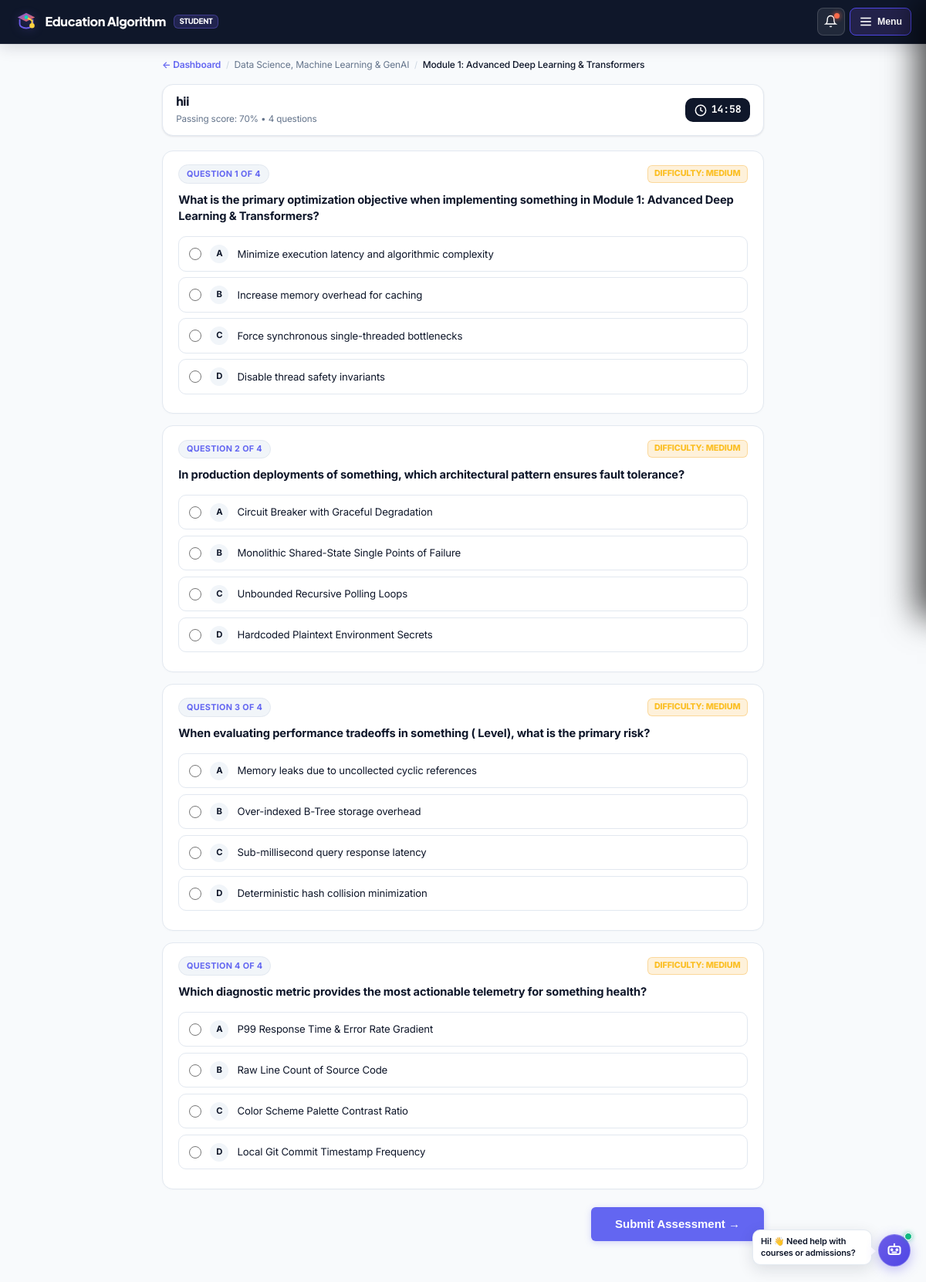
The page /quiz?id=26 (signed in) on the database its author committed.
### tables this page shows
CREATE TABLE `quizzes` (
  `id` int(11) NOT NULL AUTO_INCREMENT,
  `module_id` int(11) NOT NULL,
  `title` varchar(150) NOT NULL,
  `time_limit_minutes` int(11) NOT NULL DEFAULT 0,
  `pass_percent` int(11) NOT NULL DEFAULT 50,
  `created_at` timestamp NOT NULL DEFAULT current_timestamp(),
  PRIMARY KEY (`id`),
  KEY `module_id` (`module_id`),
  CONSTRAINT `quizzes_ibfk_1` FOREIGN KEY (`module_id`) REFERENCES `modules` (`id`) ON DELETE CASCADE
);

CREATE TABLE `courses` (
  `id` int(11) NOT NULL AUTO_INCREMENT,
  `title` varchar(150) NOT NULL,
  `slug` varchar(180) DEFAULT NULL,
  `description` text DEFAULT NULL,
  `level` varchar(50) DEFAULT 'Beginner to Advanced',
  `duration` varchar(50) DEFAULT '12 Weeks',
  `price` int(11) NOT NULL DEFAULT 15000,
  `status` varchar(20) NOT NULL DEFAULT 'published',
  `published_at` datetime DEFAULT NULL,
  `created_at` timestamp NOT NULL DEFAULT current_timestamp(),
  `updated_at` timestamp NOT NULL DEFAULT current_timestamp() ON UPDATE current_timestamp(),
  PRIMARY KEY (`id`),
  KEY `idx_courses_status` (`status`)
);

CREATE TABLE `modules` (
  `id` int(11) NOT NULL AUTO_INCREMENT,
  `course_id` int(11) NOT NULL,
  `title` varchar(150) NOT NULL,
  `description` text DEFAULT NULL,
  `sort_order` int(11) NOT NULL DEFAULT 0,
  `created_at` timestamp NOT NULL DEFAULT current_timestamp(),
  PRIMARY KEY (`id`),
  KEY `course_id` (`course_id`),
  CONSTRAINT `modules_ibfk_1` FOREIGN KEY (`course_id`) REFERENCES `courses` (`id`) ON DELETE CASCADE
);

CREATE TABLE `quiz_questions` (
  `id` int(11) NOT NULL AUTO_INCREMENT,
  `quiz_id` int(11) NOT NULL,
  `question` text NOT NULL,
  `option_a` varchar(255) NOT NULL,
  `option_b` varchar(255) NOT NULL,
  `option_c` varchar(255) NOT NULL,
  `option_d` varchar(255) NOT NULL,
  `correct_option` char(1) NOT NULL,
  `difficulty` varchar(20) NOT NULL DEFAULT 'Medium',
  `sort_order` int(11) NOT NULL DEFAULT 0,
  PRIMARY KEY (`id`),
  KEY `quiz_id` (`quiz_id`),
  CONSTRAINT `quiz_questions_ibfk_1` FOREIGN KEY (`quiz_id`) REFERENCES `quizzes` (`id`) ON DELETE CASCADE
);

### config.php (called while the page is built, shortened)
<?php
function e($str) {
    return htmlspecialchars($str ?? '', ENT_QUOTES, 'UTF-8');
}

### quiz.php (the view, shortened to what this page needs)
<?php
require_once __DIR__ . "/config.php";
require_once __DIR__ . "/includes/auth.php";
$quizId = (int)($_GET["id"] ?? 0);
$stmt = $pdo->prepare("
    SELECT q.*, m.title as module_title, m.course_id, c.title as course_title
    FROM quizzes q
    JOIN modules m ON q.module_id = m.id
    JOIN courses c ON m.course_id = c.id
    WHERE q.id = ?
");
$stmt->execute([$quizId]);
$quiz = $stmt->fetch();
$stmt2 = $pdo->prepare("SELECT * FROM quiz_questions WHERE quiz_id = ? ORDER BY sort_order ASC");
$stmt2->execute([$quizId]);
$questions = $stmt2->fetchAll();
?>
<!DOCTYPE html>
<html lang="en">
<head>
    <link rel="stylesheet" href="css/student.css?v=9.0">
    <link rel="stylesheet" href="css/chatbot.css?v=5.0.0">
</head>
<body>
    <?php include __DIR__ . "/student-nav.php"; ?>
    <main class="app-container">
        <div class="quiz-container">
            <nav class="breadcrumb-nav" aria-label="Breadcrumb">
                <a href="dashboard">← Dashboard</a>
                <span class="separator">/</span>
                <span><?php echo e($quiz["course_title"]); ?></span>
                <span class="separator">/</span>
                <span style="color: var(--text-primary); font-weight: 500;"><?php echo e($quiz["module_title"]); ?></span>
            </nav>
            <div class="sticky-quiz-bar">
                <div>
                    <h2 style="font-size: 1.05rem; font-weight: 800;"><?php echo e($quiz["title"]); ?></h2>
                    <span style="font-size: 0.78rem; color: var(--text-muted);">
                        Passing score: <?php echo (int)$quiz['pass_percent']; ?>% • <?php echo count($questions); ?> questions
                    </span>
                </div>
                <?php if ($quiz['time_limit_minutes'] > 0): ?>
                <div class="timer-badge" id="quizTimer">
                    <svg width="16" height="16" viewBox="0 0 24 24" fill="none" stroke="currentColor" stroke-width="2.2"><circle cx="12" cy="12" r="10"/><polyline points="12 6 12 12 16 14"/></svg>
                    <span id="timerText">--:--</span>
                </div>
                <?php endif; ?>
            </div>
            <?php if (empty($questions)): ?>
                <div class="card" style="text-align: center; padding: 3rem 1rem;">
                    <p>No questions have been configured for this quiz yet.</p>
                    <a href="dashboard" class="btn btn-secondary" style="margin-top: 1rem;">Back to Dashboard</a>
                </div>
            <?php else: ?>
            <form method="POST" action="quiz-submit" id="quizForm" onsubmit="return validateQuizSubmission()">
                <?php foreach ($questions as $i => $q):
                    $qDiff = $q['difficulty'] ?? 'Medium';
                    $diffStyle = 'background: rgba(245,158,11,0.15); color: #fbbf24; border: 1px solid rgba(245,158,11,0.3);';
                ?>
                <div class="question-card" id="q_card_<?php echo $q['id']; ?>">
                    <div class="q-header" style="display: flex; justify-content: space-between; align-items: center; gap: 0.5rem; flex-wrap: wrap; margin-bottom: 0.75rem;">
                        <span class="badge neutral">Question <?php echo $i + 1; ?> of <?php echo count($questions); ?></span>
                        <span style="<?php echo $diffStyle; ?> font-size: 0.72rem; font-weight: 800; padding: 0.15rem 0.55rem; border-radius: 6px; text-transform: uppercase;">
                            Difficulty: <?php echo e($qDiff); ?>
                        </span>
                    </div>
                    <p class="q-text"><?php echo e($q["question"]); ?></p>
                    <?php
                    $options = ["A" => $q["option_a"], "B" => $q["option_b"], "C" => $q["option_c"], "D" => $q["option_d"]];
                    foreach ($options as $key => $val):
                    ?>
                    <label class="option-label" for="q<?php echo $q['id']; ?>_<?php echo $key; ?>">
                        <input type="radio" name="q<?php echo $q['id']; ?>" id="q<?php echo $q['id']; ?>_<?php echo $key; ?>" value="<?php echo $key; ?>" required>
                        <span class="opt-key"><?php echo $key; ?></span>
                        <span class="opt-text"><?php echo e($val); ?></span>
                    </label>
                    <?php endforeach; ?>
                </div>
                <?php endforeach; ?>
                <div style="margin-top: 1.5rem; text-align: right;">
                    <button type="submit" class="btn btn-primary" style="padding: 0.85rem 2rem; font-size: 1rem;">
                        Submit Assessment →
                    </button>
                </div>
            </form>
            <?php endif; ?>
        </div>
    </main>
</body>
</html>

### css/student.css (style rules this page uses)
:root { --ink: #0f172a; --base: #f8fafc; --purple: #6366f1; --purple-hover: #4f46e5; --purple-light: #eef2ff; --purple-glow: rgba(99, 102, 241, 0.25); --coral: #f97316; --coral-hover: #ea580c; --coral-light: #fff7ed; --teal: #06b6d4; --teal-light: #ecfeff; --yellow: #f59e0b; --yellow-light: #fef3c7; --white: #ffffff; --bg-page: #f8fafc; --bg-surface: #ffffff; --bg-subtle: #f1f5f9; --bg-dark: #0f172a; --text-primary: #0f172a; --text-secondary: #475569; --text-muted: #64748b; --text-light: #ffffff; --primary: #6366f1; --primary-hover: #4f46e5; --primary-light: #eef2ff; --primary-glow: rgba(99, 102, 241, 0.22); --accent: #f97316; --accent-hover: #ea580c; --success: #10b981; --success-light: #ecfdf5; --success-text: #047857; --warning: #f59e0b; --warning-light: #fef3c7; --warning-text: #b45309; --danger: #ef4444; --danger-light: #fef2f2; --danger-text: #b91c1c; --border: #e2e8f0; --border-hover: #cbd5e1; --shadow-xs: 0 1px 2px rgba(0, 0, 0, 0.04); --shadow-sm: 0 1px 3px rgba(15, 23, 42, 0.06), 0 1px 2px rgba(15, 23, 42, 0.04); --shadow-md: 0 4px 8px -1px rgba(15, 23, 42, 0.06), 0 2px 4px -2px rgba(15, 23, 42, 0.04); --shadow-lg: 0 12px 24px -4px rgba(15, 23, 42, 0.08), 0 4px 6px -2px rgba(15, 23, 42, 0.03); --shadow-glow: 0 0 16px rgba(99, 102, 241, 0.2); --shadow-coral: 0 6px 14px rgba(249, 115, 22, 0.2); --radius-sm: 6px; --radius-md: 10px; --radius-lg: 14px; --radius-xl: 18px; --radius-full: 9999px; --font-sans: 'Inter', 'Plus Jakarta Sans', -apple-system, BlinkMacSystemFont, 'Segoe UI', Roboto, sans-serif; --font-heading: 'Plus Jakarta Sans', 'Inter', -apple-system, BlinkMacSystemFont, 'Segoe UI', sans-serif; --font-mono: 'JetBrains Mono', 'IBM Plex Mono', ui-monospace, monospace; --transition-bounce: all 0.25s cubic-bezier(0.34, 1.56, 0.64, 1); --transition-smooth: all 0.2s cubic-bezier(0.4, 0, 0.2, 1); }
*, *::before, *::after { transition: background-color 0.22s ease, border-color 0.22s ease, color 0.22s ease, box-shadow 0.22s ease; }
*, *::before, *::after { box-sizing: border-box; margin: 0; padding: 0; }
html { font-size: 15px; scroll-behavior: smooth; overflow-x: hidden; width: 100%; }
body { background-color: var(--bg-page); color: var(--text-primary); font-family: var(--font-sans); line-height: 1.55; -webkit-font-smoothing: antialiased; min-height: 100vh; display: flex; flex-direction: column; overflow-x: hidden; width: 100%; letter-spacing: -0.01em; }
h1, h2, h3, h4, h5, h6 { font-family: var(--font-heading); color: var(--text-primary); line-height: 1.25; font-weight: 700; letter-spacing: -0.02em; overflow-wrap: anywhere; word-break: break-word; }
p, span, a, label, li { overflow-wrap: anywhere; word-break: break-word; }
.app-container { max-width: 1200px; margin: 0 auto; padding: 1.25rem 1.25rem 3.5rem; width: 100%; box-sizing: border-box; flex: 1; animation: fadeInDown 0.35s ease-out; }
.breadcrumb-nav { display: flex; align-items: center; gap: 0.45rem; font-size: 0.8rem; color: var(--text-muted); margin-bottom: 1rem; flex-wrap: wrap; }
.breadcrumb-nav a { color: var(--primary); text-decoration: none; font-weight: 600; }
.breadcrumb-nav span.separator { color: #cbd5e1; font-size: 0.75rem; }
.btn { display: inline-flex; align-items: center; justify-content: center; gap: 0.45rem; padding: 0.5rem 1rem; border-radius: var(--radius-sm); font-size: 0.82rem; font-weight: 600; text-decoration: none; cursor: pointer; border: 1px solid transparent; transition: var(--transition-smooth); position: relative; overflow: hidden; }
.btn-primary { background: var(--purple); color: #fff; box-shadow: 0 2px 8px var(--purple-glow); }
.badge { display: inline-flex; align-items: center; justify-content: center; gap: 0.3rem; padding: 0.25rem 0.65rem; border-radius: var(--radius-full); font-size: 0.72rem; font-weight: 700; letter-spacing: 0.03em; text-transform: uppercase; line-height: 1.4; max-width: 100%; word-break: break-word; box-sizing: border-box; }
.badge.neutral { background: var(--bg-subtle); color: var(--purple); border: 1px solid var(--border); }

### rows shown on the page
quizzes: courses.title "Data Science, Machine Learning & GenAI", module.title "Module 1: Advanced Deep Learning & Transformers", title "hii", pass_percent "70"
quiz_questions: count($questions) "4", difficulty "MEDIUM", question "What is the primary optimization objective when implementing something in Module 1: Advanced Deep Learning & Transformers?", key "A", option_a "Minimize execution latency and algorithmic complexity", key "B", option_b "Increase memory overhead for caching", key "C", option_c "Force synchronous single-threaded bottlenecks", key "D", option_d "Disable thread safety invariants"
quiz_questions: count($questions) "4", difficulty "MEDIUM", question "In production deployments of something, which architectural pattern ensures fault tolerance?", key "A", option_a "Circuit Breaker with Graceful Degradation", key "B", option_b "Monolithic Shared-State Single Points of Failure", key "C", option_c "Unbounded Recursive Polling Loops", key "D", option_d "Hardcoded Plaintext Environment Secrets"
quiz_questions: count($questions) "4", difficulty "MEDIUM", question "When evaluating performance tradeoffs in something ( Level), what is the primary risk?", key "A", option_a "Memory leaks due to uncollected cyclic references", key "B", option_b "Over-indexed B-Tree storage overhead", key "C", option_c "Sub-millisecond query response latency", key "D", option_d "Deterministic hash collision minimization"
quiz_questions: count($questions) "4", difficulty "MEDIUM", question "Which diagnostic metric provides the most actionable telemetry for something health?", key "A", option_a "P99 Response Time & Error Rate Gradient", key "B", option_b "Raw Line Count of Source Code", key "C", option_c "Color Scheme Palette Contrast Ratio", key "D", option_d "Local Git Commit Timestamp Frequency"

### other values the page prints
count($questions) "4"
